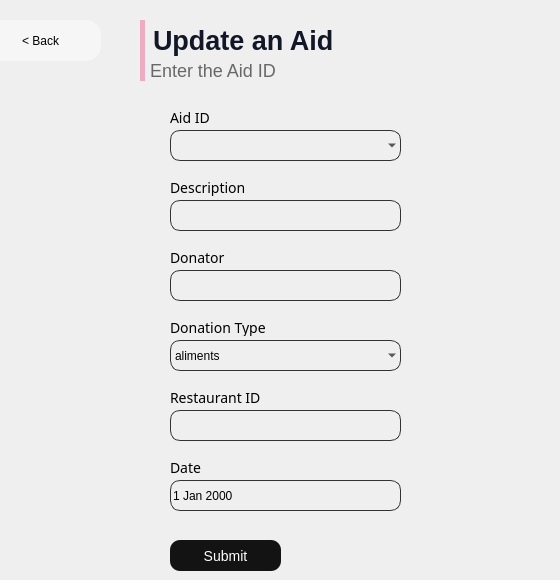
      <widget class="QWidget" name="page_13">
       <widget class="QComboBox" name="comboBox_update_aid">
        <property name="geometry">
         <rect>
          <x>170</x>
          <y>130</y>
          <width>231</width>
          <height>31</height>
         </rect>
        </property>
        <property name="styleSheet">
         <string notr="true">background-color: rgba(246,246,246,0); border-radius: 10px; 

border: 1px solid rgb(50,50,50);</string>
        </property>
       </widget>
       <widget class="QLineEdit" name="lineEdit_descaide">
        <property name="geometry">
         <rect>
          <x>170</x>
          <y>200</y>
          <width>231</width>
          <height>31</height>
         </rect>
        </property>
        <property name="styleSheet">
         <string notr="true">background-color: rgba(246,246,246,0); border-radius: 10px; 

border: 1px solid rgb(50,50,50);</string>
        </property>
       </widget>
       <widget class="QLineEdit" name="lineEdit_donnaide">
        <property name="geometry">
         <rect>
          <x>170</x>
          <y>270</y>
          <width>231</width>
          <height>31</height>
         </rect>
        </property>
        <property name="styleSheet">
         <string notr="true">background-color: rgba(246,246,246,0); border-radius: 10px; 

border: 1px solid rgb(50,50,50);</string>
        </property>
       </widget>
       <widget class="QComboBox" name="comboBox_3type">
        <property name="geometry">
         <rect>
          <x>170</x>
          <y>340</y>
          <width>231</width>
          <height>31</height>
         </rect>
        </property>
        <property name="styleSheet">
         <string notr="true">background-color: rgba(246,246,246,0); border-radius: 10px; 

border: 1px solid rgb(50,50,50);</string>
        </property>
        <item>
         <property name="text">
          <string>aliments</string>
         </property>
        </item>
        <item>
         <property name="text">
          <string>argent</string>
         </property>
        </item>
        <item>
         <property name="text">
          <string>vetements</string>
         </property>
        </item>
       </widget>
       <widget class="QDateEdit" name="dateEditaide">
        <property name="geometry">
         <rect>
          <x>170</x>
          <y>480</y>
          <width>231</width>
          <height>31</height>
         </rect>
        </property>
        <property name="styleSheet">
         <string notr="true">background-color: rgba(246,246,246,0); border-radius: 10px; 

border: 1px solid rgb(50,50,50);</string>
        </property>
       </widget>
       <widget class="QLabel" name="label_136">
        <property name="geometry">
         <rect>
          <x>170</x>
          <y>180</y>
          <width>91</width>
          <height>16</height>
         </rect>
        </property>
        <property name="styleSheet">
         <string notr="true">font-family:Poppins;
font-weight:400;
font-size:14px;</string>
        </property>
        <property name="text">
         <string>Description</string>
        </property>
       </widget>
       <widget class="QLabel" name="label_137">
        <property name="geometry">
         <rect>
          <x>170</x>
          <y>250</y>
          <width>91</width>
          <height>16</height>
         </rect>
        </property>
        <property name="styleSheet">
         <string notr="true">font-family:Poppins;
font-weight:400;
font-size:14px;</string>
        </property>
        <property name="text">
         <string>Donator</string>
        </property>
       </widget>
       <widget class="QLineEdit" name="lineEdi1000">
        <property name="geometry">
         <rect>
          <x>170</x>
          <y>410</y>
          <width>231</width>
          <height>31</height>
         </rect>
        </property>
        <property name="styleSheet">
         <string notr="true">background-color: rgba(246,246,246,0); border-radius: 10px; 

border: 1px solid rgb(50,50,50);</string>
        </property>
       </widget>
       <widget class="QLabel" name="label_138">
        <property name="geometry">
         <rect>
          <x>170</x>
          <y>390</y>
          <width>101</width>
          <height>16</height>
         </rect>
        </property>
        <property name="styleSheet">
         <string notr="true">font-family:Poppins;
font-weight:400;
font-size:14px;</string>
        </property>
        <property name="text">
         <string>Restaurant ID</string>
        </property>
       </widget>
       <widget class="QLabel" name="label_139">
        <property name="geometry">
         <rect>
          <x>170</x>
          <y>320</y>
          <width>101</width>
          <height>16</height>
         </rect>
        </property>
        <property name="styleSheet">
         <string notr="true">font-family:Poppins;
font-weight:400;
font-size:14px;</string>
        </property>
        <property name="text">
         <string>Donation Type</string>
        </property>
       </widget>
       <widget class="QPushButton" name="btn_update_aid">
        <property name="geometry">
         <rect>
          <x>170</x>
          <y>540</y>
          <width>111</width>
          <height>31</height>
         </rect>
        </property>
        <property name="styleSheet">
         <string notr="true">QPushButton{
border-radius: 10px; 
font-family: 'Poppins';
font-style: normal;
font-weight: 400;
font-size: 14px;
background:rgb(19,19,19);
color:white;
}
QPushButton:hover{
background:rgb(129, 129, 129);
}

</string>
        </property>
        <property name="text">
         <string>Submit</string>
        </property>
       </widget>
       <widget class="QPushButton" name="back_update_aiddash">
        <property name="geometry">
         <rect>
          <x>-20</x>
          <y>20</y>
          <width>121</width>
          <height>41</height>
         </rect>
        </property>
        <property name="styleSheet">
         <string notr="true">QPushButton{
background-color:rgb(246, 246, 246);
border:0;
color:black;
	font: 75 15pt &quot;Poppins&quot;;
font-weight:275;
border-radius:15px;
}</string>
        </property>
        <property name="text">
         <string>&lt; Back</string>
        </property>
       </widget>
       <widget class="QLabel" name="label_181">
        <property name="geometry">
         <rect>
          <x>140</x>
          <y>60</y>
          <width>411</width>
          <height>21</height>
         </rect>
        </property>
        <property name="styleSheet">
         <string notr="true">font-family: 'Poppins';
font-style: normal;
background:rgba(0,0,0,0);
font-weight: 275;
font-size: 18px;
color: rgb(104,104,104);
border-left: 5px solid rgb(237,172,195);
padding-left: 1px;

</string>
        </property>
        <property name="text">
         <string>Enter the Aid ID</string>
        </property>
       </widget>
       <widget class="QLabel" name="label_182">
        <property name="geometry">
         <rect>
          <x>140</x>
          <y>20</y>
          <width>371</width>
          <height>41</height>
         </rect>
        </property>
        <property name="styleSheet">
         <string notr="true">font-family: 'Poppins';
font-style: normal;
background:rgba(0,0,0,0);
font-weight: 600;
font-size: 27px;
color: rgb(18,23,40);
border-left: 5px solid rgb(237,172,195);
padding-left: 1px;

</string>
        </property>
        <property name="text">
         <string>Update an Aid</string>
        </property>
       </widget>
       <widget class="QLabel" name="label_183">
        <property name="geometry">
         <rect>
          <x>170</x>
          <y>460</y>
          <width>101</width>
          <height>16</height>
         </rect>
        </property>
        <property name="styleSheet">
         <string notr="true">font-family:Poppins;
font-weight:400;
font-size:14px;</string>
        </property>
        <property name="text">
         <string>Date</string>
        </property>
       </widget>
       <widget class="QLabel" name="label_184">
        <property name="geometry">
         <rect>
          <x>170</x>
          <y>110</y>
          <width>101</width>
          <height>16</height>
         </rect>
        </property>
        <property name="styleSheet">
         <string notr="true">font-family:Poppins;
font-weight:400;
font-size:14px;</string>
        </property>
        <property name="text">
         <string>Aid ID</string>
        </property>
       </widget>
      </widget>
